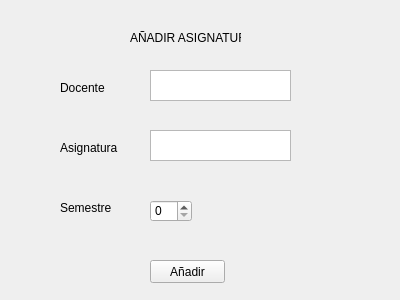
<?xml version="1.0" encoding="UTF-8"?>
<ui version="4.0">
 <class>Aadir_Asignatura</class>
 <widget class="QWidget" name="Aadir_Asignatura">
  <property name="geometry">
   <rect>
    <x>0</x>
    <y>0</y>
    <width>400</width>
    <height>300</height>
   </rect>
  </property>
  <property name="windowTitle">
   <string>Form</string>
  </property>
  <widget class="QLabel" name="label_4">
   <property name="geometry">
    <rect>
     <x>130</x>
     <y>30</y>
     <width>111</width>
     <height>16</height>
    </rect>
   </property>
   <property name="text">
    <string>AÑADIR ASIGNATURA </string>
   </property>
  </widget>
  <widget class="QLabel" name="label_5">
   <property name="geometry">
    <rect>
     <x>60</x>
     <y>80</y>
     <width>101</width>
     <height>16</height>
    </rect>
   </property>
   <property name="text">
    <string>Docente</string>
   </property>
  </widget>
  <widget class="QLabel" name="label_6">
   <property name="geometry">
    <rect>
     <x>60</x>
     <y>140</y>
     <width>61</width>
     <height>16</height>
    </rect>
   </property>
   <property name="text">
    <string>Asignatura</string>
   </property>
  </widget>
  <widget class="QLabel" name="label_7">
   <property name="geometry">
    <rect>
     <x>60</x>
     <y>200</y>
     <width>61</width>
     <height>16</height>
    </rect>
   </property>
   <property name="text">
    <string>Semestre</string>
   </property>
  </widget>
  <widget class="QTextEdit" name="textEdit_3">
   <property name="geometry">
    <rect>
     <x>150</x>
     <y>70</y>
     <width>141</width>
     <height>31</height>
    </rect>
   </property>
  </widget>
  <widget class="QTextEdit" name="textEdit_4">
   <property name="geometry">
    <rect>
     <x>150</x>
     <y>130</y>
     <width>141</width>
     <height>31</height>
    </rect>
   </property>
  </widget>
  <widget class="QSpinBox" name="spinBox">
   <property name="geometry">
    <rect>
     <x>150</x>
     <y>200</y>
     <width>42</width>
     <height>22</height>
    </rect>
   </property>
  </widget>
  <widget class="QPushButton" name="pushButton_3">
   <property name="geometry">
    <rect>
     <x>150</x>
     <y>260</y>
     <width>75</width>
     <height>23</height>
    </rect>
   </property>
   <property name="text">
    <string>Añadir</string>
   </property>
  </widget>
 </widget>
 <resources/>
 <connections/>
</ui>
